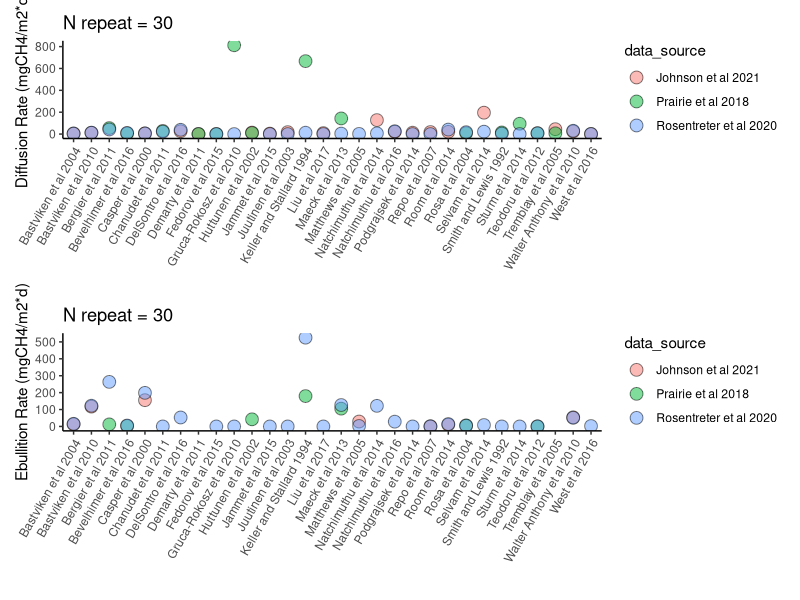
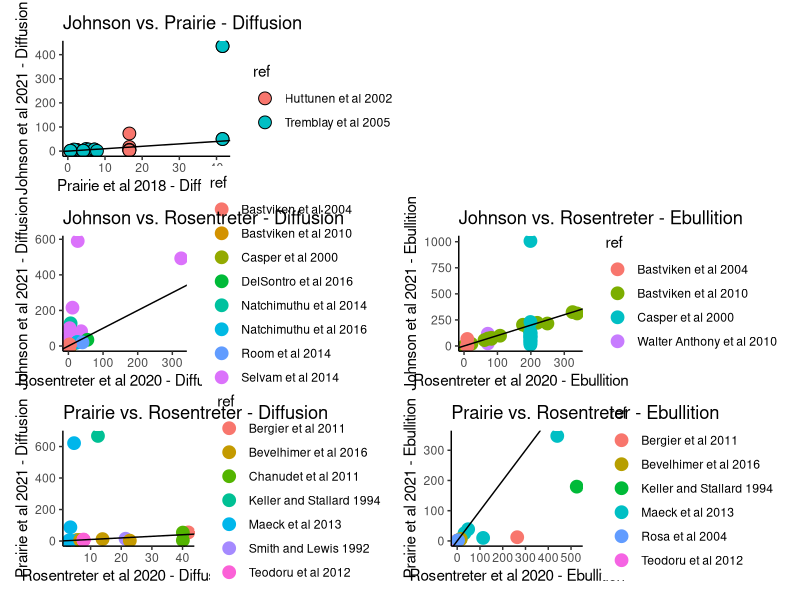

Write the R code that produced these figures, in order.
library(dplyr)
library(vroom)
library(readr)
library(ggplot2)
library(patchwork)
library(sf)
library(units)

# Load in the dataset
d1 <- vroom::vroom("./data/organized_data_to_append/global_lake_res_DB.csv")

# determine how many unique refs there are
length(unique(d1$ref))

# group the refs within data sources and get their global mean
d2 <- d1 %>% group_by(data_source, ref) %>%
  summarize(mean_ebu = mean(ch4_ebu, na.rm = T),
            mean_diff = mean(ch4_diff, na.rm = T),
            sd_ebu = sd(ch4_ebu, na.rm = T),
            sd_diff = sd(ch4_diff, na.rm = T))

# confirm that ref length is the same as original data file
length(unique(d2$ref))

duplicates <- d2[duplicated(d2$ref) | duplicated(d2$ref, fromLast = TRUE), ]

duplicates_J_and_R <- duplicates %>% filter(data_source %in% c("Johnson et al 2021","Rosentreter et al 2020"))
J_R_repeats <- c(unique(duplicates_J_and_R$ref))

# plot all of the repeated data points and their corresponding value based on 
# the original data source
duplicates_ebu <- duplicates %>% 
  ggplot(., aes(x=ref, y=mean_ebu, group = data_source, fill = data_source))+
  geom_point(size = 4, pch = 21, color = "black", alpha = 0.5)+
  theme_classic()+
  ylab("Ebullition Rate (mgCH4/m2*d)")+
  xlab("")+
  labs(title = paste0("N repeat = ",length(unique(duplicates$ref))))+
  theme(axis.text.x = element_text(angle = 60, vjust = 1, hjust = 1))

# plot all of the repeated data points and their corresponding value based on 
# the original data source
duplicates_diff <- duplicates %>%
  ggplot(., aes(x=ref, y=mean_diff, group = data_source, fill = data_source))+
  geom_point(size = 4, pch = 21, color = "black", alpha = 0.5)+
  theme_classic()+
  ylab("Diffusion Rate (mgCH4/m2*d)")+
  xlab("")+
  labs(title = paste0("N repeat = ",length(unique(duplicates$ref))))+
  theme(axis.text.x = element_text(angle = 60, vjust = 1, hjust = 1))

# combine the ebullition and diffusion plots
repeat_compare <- duplicates_diff/duplicates_ebu
repeat_compare

# get the mean of all the duplicated vales across the three data sources
repeats <- unique(duplicates$ref)

# filter all of the repeats from the original data source and take summary stats
# DO THIS INSTEAD OF TAKING MEANS FROM d2. This way we don't violate Jensen's 
# inequality

# Make two data products, one with repeats and one without
data_wo_repeats <- d1 %>% filter(!ref %in% repeats)
data_w_repeats <- d1 %>% filter(ref %in% repeats)

johnson <- data_w_repeats %>% filter(data_source == "Johnson et al 2021") %>% select(lat, lon, ch4_diff, ch4_ebu, ref, data_source) %>%
  st_as_sf(coords = c("lon", "lat"), crs = 4326) %>%
  st_transform("+proj=eqearth +wktext")

prairie <- data_w_repeats %>% filter(data_source == "Prairie et al 2018") %>% select(lat, lon, ch4_diff, ch4_ebu, ref, data_source) %>%
  st_as_sf(coords = c("lon", "lat"), crs = 4326) %>%
  st_transform("+proj=eqearth +wktext")

rosentreter <- data_w_repeats %>% filter(data_source == "Rosentreter et al 2020") %>% select(lat, lon, ch4_diff, ch4_ebu, ref, data_source) %>%
  st_as_sf(coords = c("lon", "lat"), crs = 4326) %>%
  st_transform("+proj=eqearth +wktext")




# Link Johnson to Prairie - only one DP (Tremblay et al 2005)
link1 <- johnson %>%
  cbind(prairie[st_nearest_feature(johnson, prairie),]) %>%
  mutate(dist = (st_distance(geometry, geometry.1, by_element = T))*0.001) %>%
  st_drop_geometry(.) %>%
  arrange(dist) %>%
  filter(ref == ref.1)

compare_J_and_P_diff <- ggplot(link1, aes(x = ch4_diff.1, y = ch4_diff, fill = ref))+
  geom_point(color = "black", alpha = 1, size = 4, pch = 21)+
  theme_classic()+
  #geom_smooth(method = lm, se = T, alpha = 0.1)+
  geom_abline(slope = 1)+
  ylab("Johnson et al 2021 - Diffusion")+
  xlab("Prairie et al 2018 - Diffusion")+
  labs(title = "Johnson vs. Prairie - Diffusion")


# Link Johnson to Rosentreter - only one DP (Tremblay et al 2005)
link2 <- johnson %>%
  cbind(rosentreter[st_nearest_feature(johnson, rosentreter),]) %>%
  mutate(dist = (st_distance(geometry, geometry.1, by_element = T))*0.001) %>%
  st_drop_geometry(.) %>%
  arrange(dist) %>%
  filter(ref == ref.1)

compare_J_and_R_diff <- link2 %>% select(ch4_diff, data_source, ch4_diff.1, data_source.1, ref) %>% 
  mutate(ch4_diff.1 = ifelse(ch4_diff.1 == 0, NA, ch4_diff.1)) %>%
  na.omit(.) %>%
  ggplot(., aes(x = ch4_diff.1, y = ch4_diff, color = ref))+
  geom_point(alpha = 1, size = 4, pch = 19)+
  theme_classic()+
  #geom_smooth(method = lm, se = T, alpha = 0.1)+
  geom_abline(slope = 1)+
  ylab("Johnson et al 2021 - Diffusion")+
  xlab("Rosentreter et al 2020 - Diffusion")+
  labs(title = "Johnson vs. Rosentreter - Diffusion")

compare_J_and_R_ebu <- link2 %>% select(ch4_ebu, data_source, ch4_ebu.1, data_source.1, ref) %>% 
  mutate(ch4_diff.1 = ifelse(ch4_ebu.1 == 0, NA, ch4_ebu.1)) %>%
  na.omit(.) %>%
  ggplot(., aes(x = ch4_ebu.1, y = ch4_ebu, color = ref))+
  geom_point(alpha = 1, size = 4, pch = 19)+
  theme_classic()+
  #geom_smooth(method = lm, se = T, alpha = 0.1)+
  geom_abline(slope = 1)+
  ylab("Johnson et al 2021 - Ebullition")+
  xlab("Rosentreter et al 2020 - Ebullition")+
  labs(title = "Johnson vs. Rosentreter - Ebullition")




# Link Prairie to Rosentreter - only one DP (Tremblay et al 2005)
link3 <- prairie %>%
  cbind(rosentreter[st_nearest_feature(prairie, rosentreter),]) %>%
  mutate(dist = (st_distance(geometry, geometry.1, by_element = T))*0.001) %>%
  st_drop_geometry(.) %>%
  arrange(dist) %>%
  filter(ref == ref.1)

compare_P_and_R_diff <- link3 %>% select(ch4_diff, data_source, ch4_diff.1, data_source.1, ref) %>% 
  mutate(ch4_diff.1 = ifelse(ch4_diff.1 == 0, NA, ch4_diff.1)) %>%
  na.omit(.) %>%
  ggplot(., aes(x = ch4_diff.1, y = ch4_diff, color = ref))+
  geom_point(alpha = 1, size = 4, pch = 19)+
  theme_classic()+
  #geom_smooth(method = lm, se = T, alpha = 0.1)+
  geom_abline(slope = 1)+
  ylab("Prairie et al 2021 - Diffusion")+
  xlab("Rosentreter et al 2020 - Diffusion")+
  labs(title = "Prairie vs. Rosentreter - Diffusion")

compare_P_and_R_ebu <- link3 %>% select(ch4_ebu, data_source, ch4_ebu.1, data_source.1, ref) %>% 
  mutate(ch4_diff.1 = ifelse(ch4_ebu.1 == 0, NA, ch4_ebu.1)) %>%
  na.omit(.) %>%
  ggplot(., aes(x = ch4_ebu.1, y = ch4_ebu, color = ref))+
  geom_point(alpha = 1, size = 4, pch = 19)+
  theme_classic()+
  #geom_smooth(method = lm, se = T, alpha = 0.1)+
  geom_abline(slope = 1)+
  ylab("Prairie et al 2021 - Ebullition")+
  xlab("Rosentreter et al 2020 - Ebullition")+
  labs(title = "Prairie vs. Rosentreter - Ebullition")

linked_compare <- (compare_J_and_P_diff + plot_spacer())/(compare_J_and_R_diff+compare_J_and_R_ebu)/(compare_P_and_R_diff+compare_P_and_R_ebu)
linked_compare
